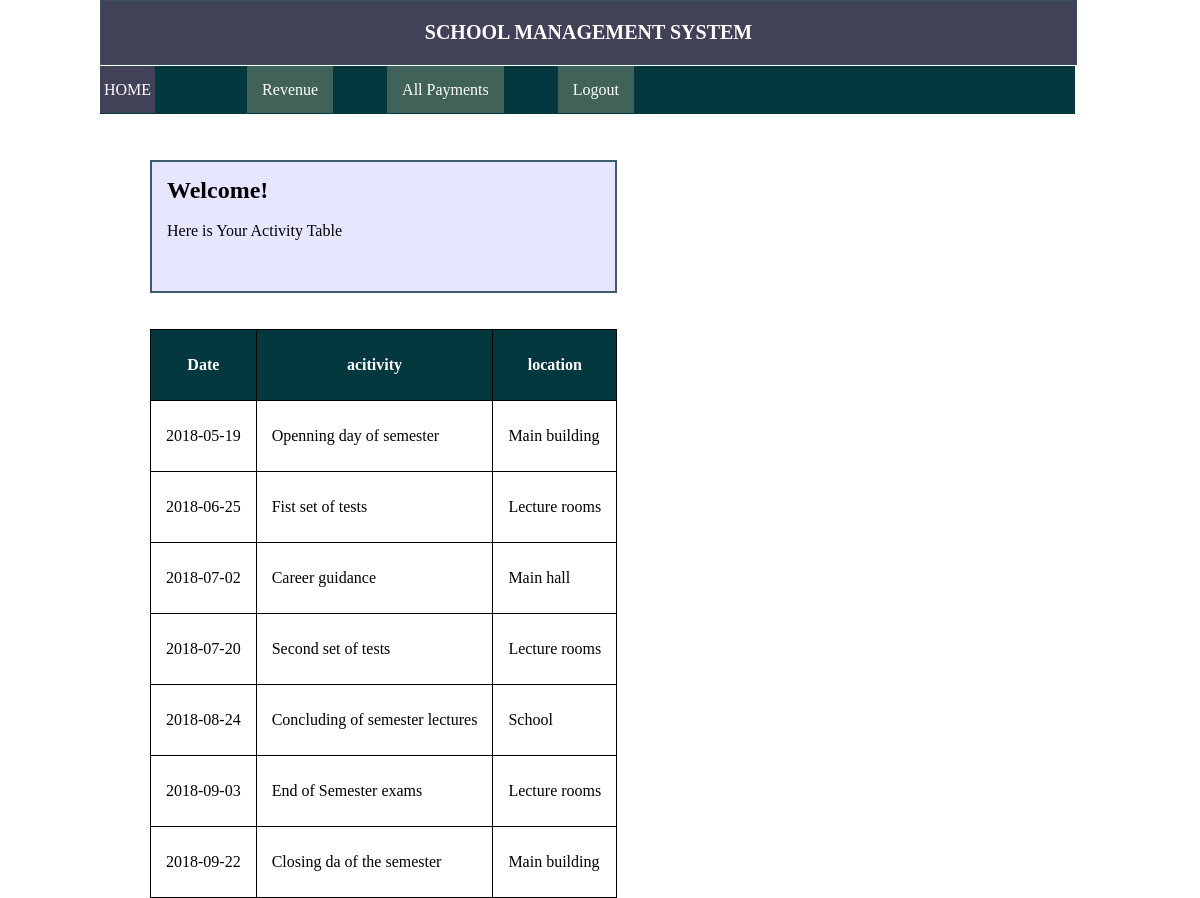
The page /account.php on the database its author committed.
### tables this page shows
CREATE TABLE IF NOT EXISTS `semester_guide` (
  `Date` date NOT NULL,
  `Activity` varchar(50) NOT NULL,
  `Location` varchar(20) NOT NULL
);

### account.php (the view)
<!DOCTYPE html>
    <html>
        <head>
            <link rel="stylesheet" type="text/css" href="account.css">
        </head>
        <body>
            <div class="whole">
                <header><h4>SCHOOL MANAGEMENT SYSTEM</h4></header>
                <div class="menu">
                <a href="account.php" class="link2">HOME</a>
                    <a href="account1.php" class="link1">Revenue</a>
                    <a href="account2.php" class="link1">All Payments</a>
                    <a href="home.php" class="link1">Logout</a>
                </div>
                <div class="info">
                    <div id="welcome">
                        <h2>Welcome!</h2><br>
                        <p>Here is Your Activity Table</p><br><br>
                    </div><br><br>
                    <?php
                            $conn = mysqli_connect("localhost","root","","sms");
                            $sql = "SELECT * FROM semester_guide";
                            $query = mysqli_query($conn,$sql);
                            echo "<table><tr><th>Date</th><th>acitivity</th><th>location</th></tr>";
                            while($row=mysqli_fetch_assoc($query)){
                            echo"<tr><td>".$row['Date']."</td><td>".$row['Activity']."</td><td>".$row['Location']."</td></tr>";
                            }
                            echo"</table>";
                        ?>
                </div>
            </div>
        </body>
    </html>

### account.css (style rules this page uses)
body, button,a, h1, h2, h3, h4, h5, h6, p, div,span { padding: 0px; margin: 0px; text-indent: 0px; outline: 0; }
a { color: black; text-decoration: none; }
header { background-color:#414158 ; text-align: center; color: white; font-size: 20px; font-weight: 200; padding: 20px; border: 1px solid #374f62; width: 935px; top: 0px; z-index: 1; position: fixed; }
.whole { border: none; width: 1000px; margin: 0px auto; background-color: #ffffff; }
.menu { margin-top: 66px; width: 975px; padding: 15px 0; position:fixed; z-index: 1; background-color:#03393e; }
.menu .link1, .menu .chosen { position: relative; margin-right:50px; padding: 15px; background-color: #416258; border-radius: 0px; color: white; }
.menu .link2 { margin-left: 0px; border-radius: 0px; margin-right: 88px; padding: 15px 4px; top: 10px; background-color:#414158; color: white; }
.info { margin-left: 50px; position:absolute; top:160px; }
table { border-collapse: collapse; width: 100%; height: 100%; }
table, td, th { border: 1px solid black; }
th { background-color:#03393e ; color: white; }
td,th { height: 40px; padding: 15px; }
#welcome { border: solid 2px #3F5A70; padding: 15px; background-color: #E6E6FF; }

### rows shown on the page
semester_guide: Date "2018-05-19", Activity "Openning day of semester", Location "Main building"
semester_guide: Date "2018-06-25", Activity "Fist set of tests", Location "Lecture rooms"
semester_guide: Date "2018-07-02", Activity "Career guidance", Location "Main hall"
semester_guide: Date "2018-07-20", Activity "Second set of tests", Location "Lecture rooms"
semester_guide: Date "2018-08-24", Activity "Concluding of semester lectures", Location "School"
semester_guide: Date "2018-09-03", Activity "End of Semester exams", Location "Lecture rooms"
semester_guide: Date "2018-09-22", Activity "Closing da of the semester", Location "Main building"
